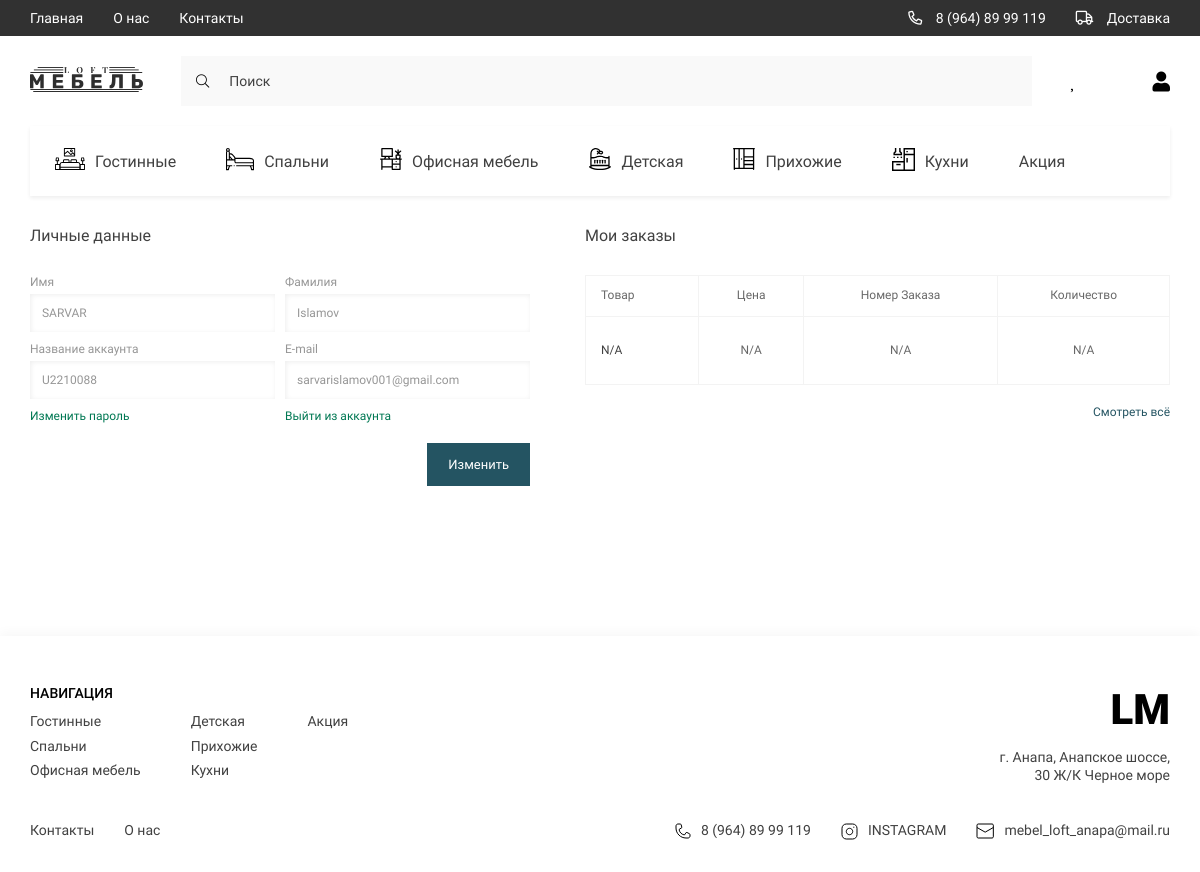
/profile/ (signed in), run on an earlier commit of the app's database.
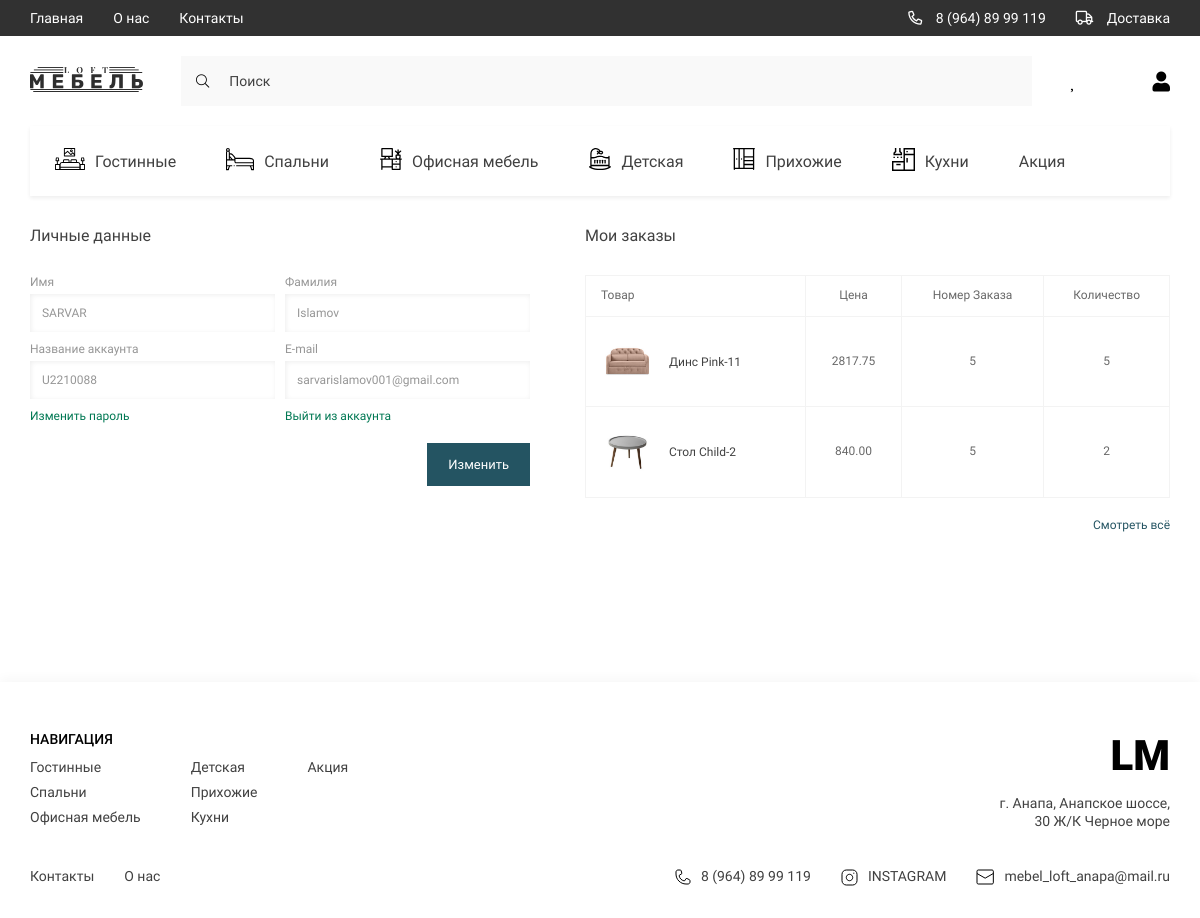
And on a later commit of the database.
### store/models.py (models this page shows, shortened)
class Category(models.Model):
    title = models.CharField(max_length=255, verbose_name='Категория')
    svg = models.FileField(null=True, blank=True, upload_to='category/', verbose_name='Картина svg')
    svg_mobile = models.FileField(null=True, blank=True, upload_to='category/mobile_svg',
                                  verbose_name='Картнина мобильной версии svg')
    slug = models.SlugField(verbose_name='Слаг', unique=True, null=True)
    class Meta:
        verbose_name = 'Категория'
        verbose_name_plural = 'Категории'
    def get_absolute_url(self):
        return reverse('category', kwargs={'slug': self.slug})

class HistoryProducts(models.Model):
    user = models.ForeignKey(User, on_delete=models.CASCADE, verbose_name='Пользователь')
    product = models.ForeignKey(Product, null=True, on_delete=models.CASCADE, verbose_name='Продукт')
    order_number = models.IntegerField(default=0, null=True, verbose_name='Номер заказа')
    price = models.DecimalField(max_digits=12, decimal_places=2, null=True, verbose_name='Цена')
    quantity = models.IntegerField(default=0, verbose_name='Количество')
    class Meta:
        verbose_name = 'Купленый продукт'
        verbose_name_plural = 'Купленые продукты'

class Product(models.Model):
    title = models.CharField(max_length=255, verbose_name='Title')
    category = models.ForeignKey(Category, on_delete=models.CASCADE, verbose_name='Category')
    price = models.DecimalField(max_digits=12, decimal_places=2, verbose_name='Price')
    color = models.CharField(max_length=255, default='Black', verbose_name='Color')
    rating = models.FloatField(default=0, verbose_name='Rating')
    quantity_in_storage = models.IntegerField(default=0, verbose_name='Quantity')
    description = models.TextField(default='Here will be description of product', verbose_name='Discreption')
    depth = models.FloatField(default=0, verbose_name='Depth')
    width = models.FloatField(default=0, verbose_name='Width')
    height = models.FloatField(default=0, verbose_name='Height')
    slug = models.SlugField(verbose_name='Slug', unique=True, null=True)
    class Meta:
        verbose_name = 'Продукт'
        verbose_name_plural = 'Продукты'
    def get_first_image(self):
        error_image = 'https://www.autoglushitel.com/wp-content/uploads/2018/12/13124-600x600.jpg'
        if self.images:
            try:
                return self.images.first().image.url
            except:
                return error_image
        else:
            return error_image

class Gallery(models.Model):
    Product = models.ForeignKey(Product, on_delete=models.CASCADE, verbose_name='Product', related_name='images')
    image = models.ImageField(upload_to='gallery/', verbose_name='Image')
    class Meta:
        verbose_name = 'Gallery'
        verbose_name_plural = 'Galleries'

### store/views.py (the view)
# urls.py: path('profile/', profile_page, name='profile'),
def profile_page(request):
    form = EditAccountForm(instance=request.user if request.user.is_authenticated else None)
    context = {
        'title': 'Профиль',
        'form': form
    }
    history = HistoryProducts.objects.filter(user=request.user)
    if history:
        context['history'] = history
    return render(request, 'store/profile.html', context=context)

### store/forms.py
class EditAccountForm(UserChangeForm):
    username = forms.CharField(required=False, widget=forms.TextInput(attrs={
        'class': 'contact__section-input',
        'placeholder': 'Название аккаунта'
    }))
    first_name = forms.CharField(required=False, widget=forms.TextInput(attrs={
        'class': 'contact__section-input',
        'placeholder': 'Ваше имя'
    }))
    last_name = forms.CharField(required=False, widget=forms.TextInput(attrs={
        'class': 'contact__section-input',
        'placeholder': 'Ваша фамилия'
    }))
    email = forms.EmailField(required=False, widget=forms.EmailInput(attrs={
        'class': 'contact__section-input',
        'placeholder': 'Ваша почта'
    }))
    class Meta:
        model = User
        fields = ('username',
                  'first_name',
                  'last_name',
                  'email')

### store/templatetags/store_tags.py (called while the page is built)
@register.simple_tag()
def get_categories():
    return Category.objects.all()

### store/templates/store/profile.html (shortened to what this page needs)
{% extends 'base.html' %}
{% load static %}
{% block main %}
<main class="main">
    <div class="profile">
        <div class="container">
            <div class="profile__content">
                {% include 'store/components/_profile_form.html' %}
                {% include 'store/components/_profile_orders.html' %}
            </div>
        </div>
    </div>
</main>
{% endblock main %}

### templates/components/header/_header_list.html
{% load store_tags %}
{% get_categories as categories %}
<ul class="header__list _categories">
    {% for category in categories %}
    <li>
        <a href="{{ category.get_absolute_url }}" class="header__list-links">
            <span class="header__list-img">
                {% if category.svg %}
                <img src="{{ category.svg.url }}" alt="icons">
                {% endif %}
            </span>
            {{ category.title }}
        </a>
    </li>
    {% endfor %}
</ul>

### store/templates/store/components/_profile_orders.html (shortened to what this page needs)
{% load static %}
<div class="profile__orders">
    <h2 class="profile__title">Мои заказы</h2>
    <table class="profile__table">
        <tr>
            <td colspan="4">Товар</td>
            <td>Цена</td>
            <td>Номер Заказа</td>
            <td>Количество</td>
            <tr>
            {% if history %}
        {% for h in history %}
        <tr>
            <td colspan="4" class="profile__title-adaptive">
                <div class="tabel__item">
                    <img src="{{ h.product.get_first_image }}" alt="img">
                    <span>{{ h.product.title }}</span>
                </div>
            </td>
            <td class="profile__tabel-data">{{ h.price }}</td>
            <td class="profile__tabel-data">{{ h.order_number }}</td>
            <td class="profile__tabel-data">{{ h.quantity }}</td>
        </tr>
        {% endfor %}
        {% else %}
        <tr>
            <td colspan="4" class="profile__title-adaptive">
                <div class="tabel__item">
                    <span>N/A</span>
                </div>
            </td>
            <td class="profile__tabel-data">N/A</td>
            <td class="profile__tabel-data">N/A</td>
            <td class="profile__tabel-data">N/A</td>
        </tr>
        {% endif %}
    </table>
    <a href="#!" class="profile__orders-link">Смотреть всё</a>
</div>

### templates/components/footer/_footer_navigate.html
{% load store_tags %}
{% get_footer_categories as main_categories %}
<div class="footer__navigate">
    <div class="footer__navigate-part">
        <h2 class="footer__navigate-title">НАВИГАЦИЯ</h2>
        <div class="footer__navigate-lists">
            {% for categories in main_categories %}
            <ul class="footer__navigate-list">
                {% for category in categories %}
                        <li><a href="{{ category.get_absolute_url }}" class="footer__navigate-links">{{ category.title }}</a></li>
                {% endfor %}
            </ul>
            {% endfor %}
        </div>
    </div>
    <div class="footer__navigate-part _right">
        <a href="./index.html" class="footer__logo">LM</a>
        <p class="footer__adress">г. Анапа, Анапское шоссе, 30 Ж/К Черное море</p>
    </div>
</div>

What changed in the data, as far as the page shows it:
added HistoryProducts: product.get_first_image (picture), product "Динс Pink-11", price "2817.75", order_number "5", quantity "5"
added HistoryProducts: product.get_first_image (picture), product "Стол Child-2", price "840.00", order_number "5", quantity "2"
Also different on the page:
text no longer shown: "N/A N/A N/A N/A"
